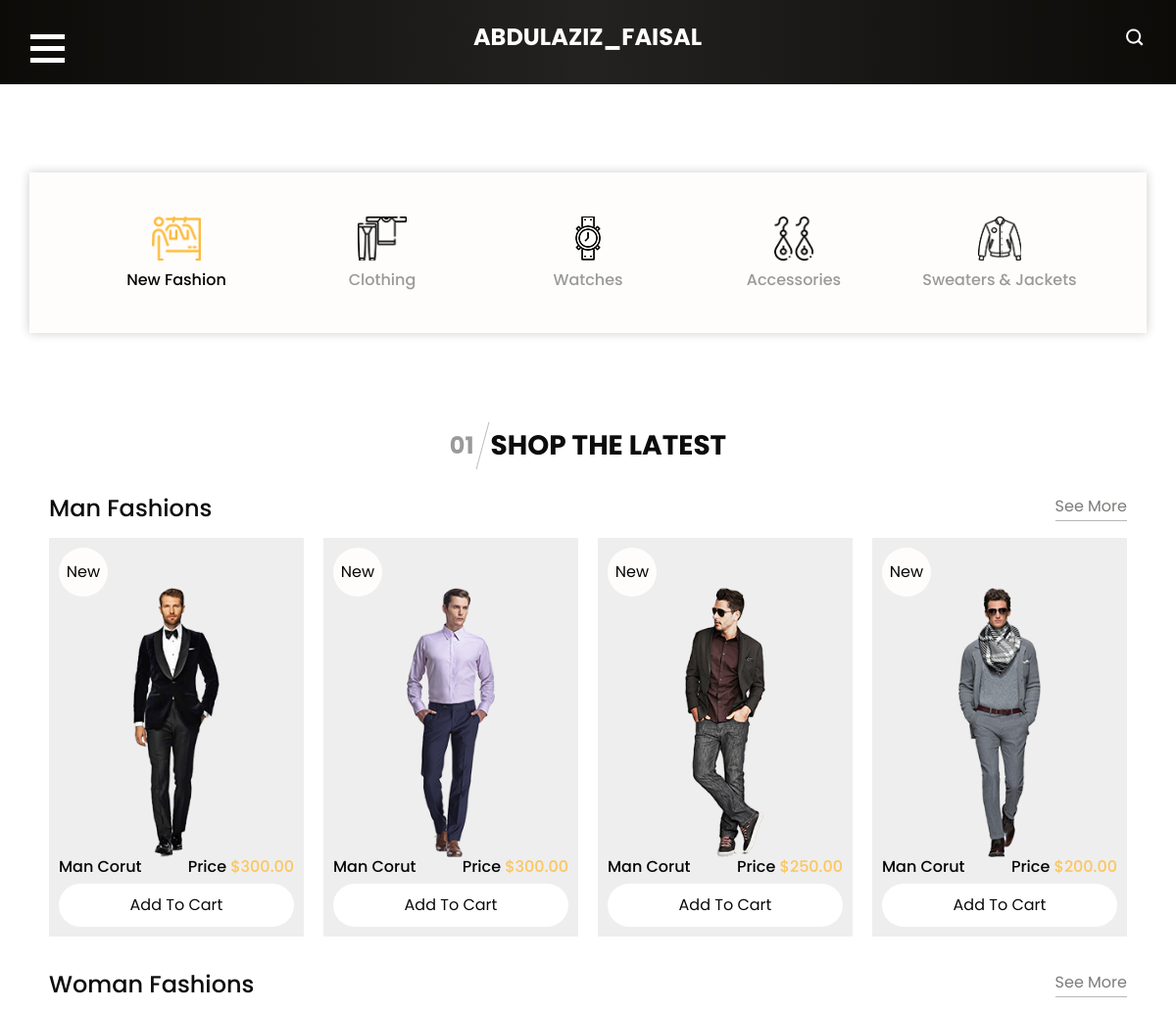
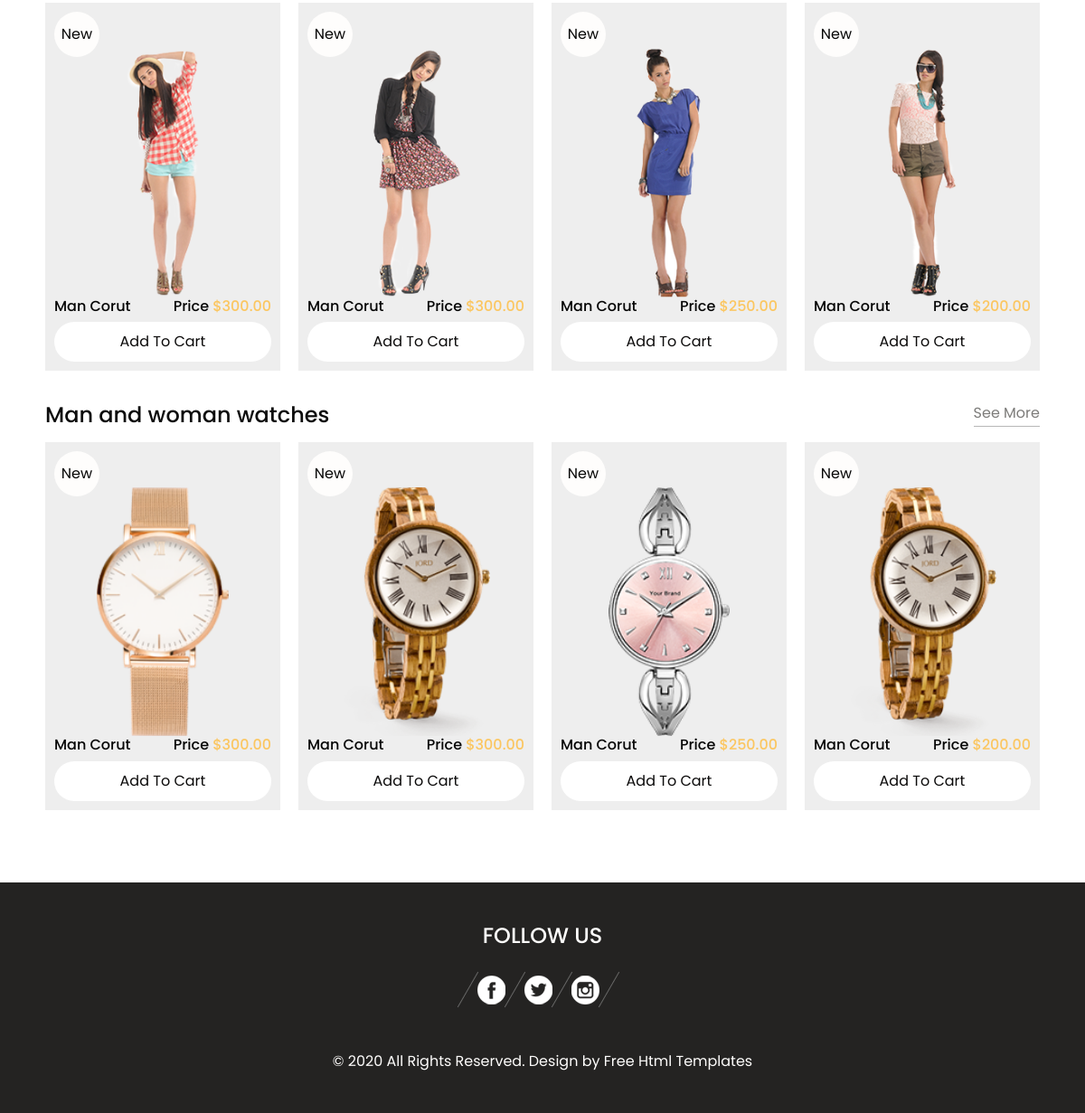
The page /shop.php on the database its author committed (2 pictures, top to bottom).
### tables this page shows
CREATE TABLE `products` (
  `id` int(11) NOT NULL,
  `product_code` varchar(60) NOT NULL,
  `product_name` varchar(60) NOT NULL,
  `product_desc` tinytext NOT NULL,
  `product_img_name` varchar(60) NOT NULL,
  `qty` int(5) NOT NULL,
  `price` decimal(10,2) NOT NULL
);

CREATE TABLE `products1` (
  `id` int(11) NOT NULL,
  `product_code` varchar(60) NOT NULL,
  `product_name` varchar(60) NOT NULL,
  `product_desc` tinytext NOT NULL,
  `product_img_name` varchar(60) NOT NULL,
  `qty` int(5) NOT NULL,
  `price` decimal(10,2) NOT NULL
);

CREATE TABLE `products2` (
  `id` int(11) NOT NULL,
  `product_code` varchar(60) NOT NULL,
  `product_name` varchar(60) NOT NULL,
  `product_desc` tinytext NOT NULL,
  `product_img_name` varchar(60) NOT NULL,
  `qty` int(5) NOT NULL,
  `price` decimal(10,2) NOT NULL
);

### config.php (called while the page is built, shortened)
<?php
$currency = '$';

### shop.php (the view, shortened to what this page needs)
<?php
include 'config.php';
?>
<!DOCTYPE html>
<html>
<?php include "head.php"; ?>
<body class="sub_page">
  <div class="hero_area">
    <?php include "header.php"; ?>
  </div>
  <section class="category_section ">
    <div class="container">
      <div class="category_container">
        <div class="box">
          <a href="" class="active">
            <div class="img-box">
              <img src="images/fashion-yellow.png" alt="" class="img-2">
            </div>
            <h6>
              New Fashion
            </h6>
          </a>
        </div>
        <div class="box">
          <a href="">
            <div class="img-box">
              <img src="images/clothing.png" alt="" class="img-1">
            </div>
            <h6>
              Clothing
            </h6>
          </a>
        </div>
        <div class="box">
          <a href="">
            <div class="img-box">
              <img src="images/watch.png" alt="" class="img-1">
            </div>
            <h6>
              Watches
            </h6>
          </a>
        </div>
        <div class="box">
          <a href="">
            <div class="img-box">
              <img src="images/accessory.png" alt="" class="img-1">
            </div>
            <h6>
              Accessories
            </h6>
          </a>
        </div>
        <div class="box">
          <a href="">
            <div class="img-box">
              <img src="images/jacket.png" alt="" class="img-1">
            </div>
            <h6>
              Sweaters & Jackets
            </h6>
          </a>
        </div>
      </div>
    </div>
  </section>
  <section class="shop_section layout_padding-top layout_padding2-bottom">
    <div class="container-fluid">
      <div class="custom_heading">
        <h4>
          01
        </h4>
        <hr>
        <h3>
          Shop The Latest
        </h3>
      </div>
      <div class="shop_content">
        <div class="shop_heading">
          <h4>
            Man Fashions
          </h4>
          <a href="">
            See More
          </a>
        </div>
        <div class="shop_container">
          <?php
          $result = $mysqli->query('SELECT * FROM products');
          if ($result) {
            while ($obj = $result->fetch_object()) {
              echo '<div class="box" style="height: 407px;"><a href="">';
              echo ' <div class="img-box" >  <img src="images/' . $obj->product_img_name . '.png" alt=""/></div>';
              echo '  <div class="detail-box"> <h6>Man Corut</h6><h6>Price<span> ' . $currency . $obj->price . '</span></h6></div><div class="new"><span> New</span></div> ';
              if ($obj->qty > 0) {
                echo ' <div>    <a href="update-cart.php?action=add&id=' . $obj->id . '"><input  type="submit"value="Add To Cart" style="clear:both; background: #fff; border: none; color: #0b0a0a; font-size: 1em; padding: 10px;width: 100%;border-radius: 30px;" />  </a> </div> </div>';
              } else {
                echo 'Out Of Stock!';
              }
            }
          }
          ?>
        </div>
      </div>
      <div class="shop_content">
        <div class="shop_heading">
          <h4>
            Woman Fashions
          </h4>
          <a href="">
            See More
          </a>
        </div>
        <div class="shop_container">
          <?php
          $result = $mysqli->query('SELECT * FROM products1');
          if ($result) {
            while ($obj = $result->fetch_object()) {
              echo '<div class="box" style="height: 407px;"><a href="">';
              echo ' <div class="img-box" >  <img src="images/' . $obj->product_img_name . '.png" alt=""/></div>';
              echo '  <div class="detail-box"> <h6>Man Corut</h6><h6>Price<span> ' . $currency . $obj->price . '</span></h6></div><div class="new"><span> New</span></div> ';
              if ($obj->qty > 0) {
                echo ' <div>    <a href="update-cart.php?action=add&id=' . $obj->id . '"><input  type="submit"value="Add To Cart" style="clear:both; background: #fff; border: none; color: #0b0a0a; font-size: 1em; padding: 10px;width: 100%;border-radius: 30px;" />  </a> </div> </div>';
              } else {
                echo 'Out Of Stock!';
              }
            }
          }
          ?>
        </div>
      </div>
      <div class="shop_content">
        <div class="shop_heading">
          <h4>
            Man and woman watches
          </h4>
          <a href="">
            See More
          </a>
        </div>
        <div class="shop_container">
          <?php
          $result = $mysqli->query('SELECT * FROM products2');
          if ($result) {
            while ($obj = $result->fetch_object()) {
              echo '<div class="box" style="height: 407px;"><a href="">';
              echo ' <div class="img-box" >  <img src="images/' . $obj->product_img_name . '.png" alt=""/></div>';
              echo '  <div class="detail-box"> <h6>Man Corut</h6><h6>Price<span> ' . $currency . $obj->price . '</span></h6></div><div class="new"><span> New</span></div> ';
              if ($obj->qty > 0) {
                echo ' <div>    <a href="update-cart.php?action=add&id=' . $obj->id . '"><input  type="submit"value="Add To Cart" style="clear:both; background: #fff; border: none; color: #0b0a0a; font-size: 1em; padding: 10px;width: 100%;border-radius: 30px;" />  </a> </div> </div>';
              } else {
                echo 'Out Of Stock!';
              }
            }
          }
          ?>
        </div>
  </section>
  <footer class="footer_section layout_padding2">
    <div class="social_container">
      <h4>
        Follow Us
      </h4>
      <div class="social-box">
        <hr>
        <div>
          <a href="">
            <img src="images/fb.png" alt="">
          </a>
        </div>
        <hr>
        <div>
          <a href="">
            <img src="images/twitter.png" alt="">
          </a>
        </div>
        <hr>
        <div>
          <a href="">
            <img src="images/insta.png" alt="">
          </a>
        </div>
        <hr>
      </div>
    </div>
    <p>
      &copy; 2020 All Rights Reserved. Design by
      <a href="https://html.design/">Free Html Templates</a>
    </p>
  </footer>
</body>
</html>

### head.php (shortened to what this page needs)
<head>
    <link rel="stylesheet" type="text/css" href="css/bootstrap.css" />
    <link href="css/style.css" rel="stylesheet" />
    <link href="css/responsive.css" rel="stylesheet" />
</head>

### header.php (shortened to what this page needs)
<header class="header_section">
  <div class="container-fluid">
    <nav class="navbar navbar-expand-lg custom_nav-container">
      <div class="fk_width" id="">
        <div class="custom_menu-btn">
          <button onclick="openNav()">
            <span class="s-1"> </span>
            <span class="s-2"> </span>
            <span class="s-3"> </span>
          </button>
        </div>
      </div>
      <a class="navbar-brand" href="index.php">
        <span>
          Abdulaziz_Faisal
        </span>
      </a>
      <div>
        <form class="form-inline my-2 my-lg-0  mb-3 mb-lg-0">
          <button class="btn  my-2 my-sm-0 nav_search-btn" type="submit"></button>
        </form>
      </div>
    </nav>
  </div>
</header>

### css/responsive.css (style rules this page uses)
@media (min-width: 1200px) { .container { max-width: 1170px; } }

### rows shown on the page
products: shows a picture, price "300.00"
products: shows a picture, price "300.00"
products: shows a picture, price "250.00"
products: shows a picture, price "200.00"
products1: shows a picture, price "300.00"
products1: shows a picture, price "300.00"
products1: shows a picture, price "250.00"
products1: shows a picture, price "200.00"
products2: product_img_name (picture), price "300.00"
products2: product_img_name (picture), price "300.00"
products2: product_img_name (picture), price "250.00"
products2: product_img_name (picture), price "200.00"
